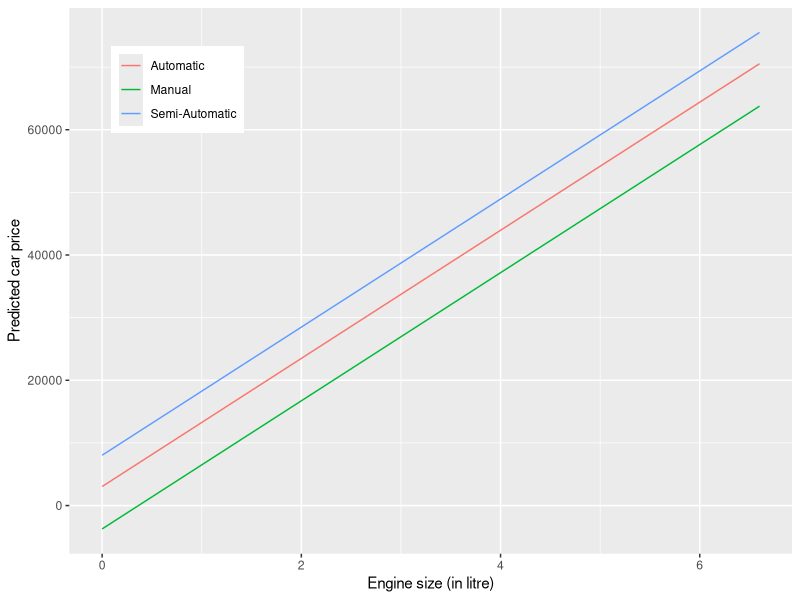
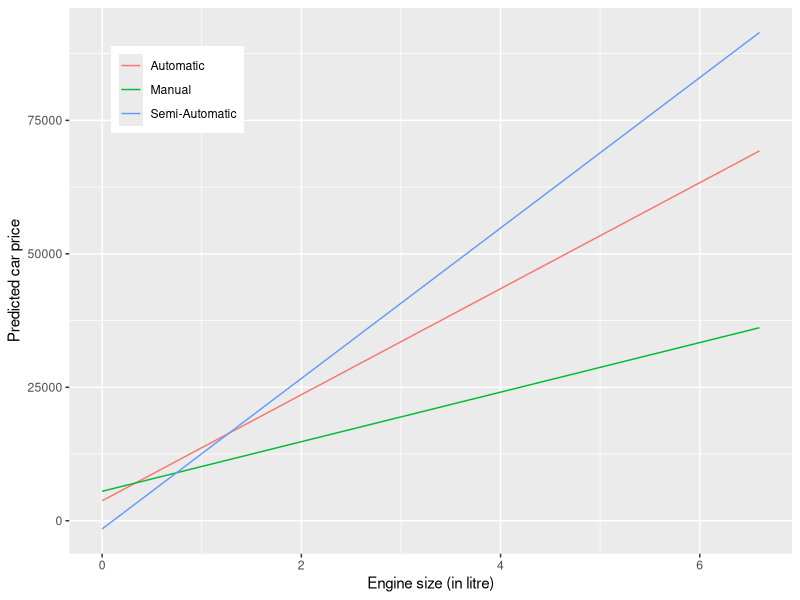

The R script that drew these images, in order:
## ---- chunk 1
#loading libraries
library(ggplot2)
## ---- chunk 2
# Reading data
car_data <- read.csv('./Datasets/car_data.csv')
head(car_data)
## ---- chunk 3
# Additive model
additive_model <- lm(price~year+engineSize+mileage+mpg, data = car_data)
summary(additive_model)
## ---- chunk 4
# Interaction model
interaction_model <- lm(price~year*engineSize+mileage+mpg, data = car_data)
summary(interaction_model)
## ---- chunk 5
#checking the distribution of values of transmission
table(car_data$transmission)
## ---- chunk 6
car_data = car_data[car_data$transmission!='Other',]
## ---- chunk 7
qual_pred_model <- lm(price~engineSize+transmission, data = car_data)
summary(qual_pred_model)
## ---- chunk 8
colors <- c("Automatic" = "red", "Manual" = "blue", "Semi-Automatic" = "green")

coefs <- qual_pred_model$coefficients
x <- car_data$engineSize
ggplot(data = car_data, aes(x = engineSize))+
  geom_line(aes(y = coefs['(Intercept)']+x*coefs['engineSize'], color = 'Automatic'))+
  geom_line(aes(y = coefs['(Intercept)']+x*coefs['engineSize']+coefs['transmissionManual'], color = 'Manual'))+
  geom_line(aes(y = coefs['(Intercept)']+x*coefs['engineSize']+coefs['transmissionSemi-Auto'], color = 'Semi-Automatic'))+
  theme(legend.title = element_blank(),
        legend.position = c(0.15,0.85))+
  labs(
    y = 'Predicted car price',
    x = 'Engine size (in litre)'
  )
## ---- chunk 9
qual_pred_int_model <- lm(price~engineSize*transmission, data = car_data)
summary(qual_pred_int_model)
## ---- chunk 10
colors <- c("Automatic" = "red", "Manual" = "blue", "Semi-Automatic" = "green")

coefs <- qual_pred_int_model$coefficients
x <- car_data$engineSize
ggplot(data = car_data, aes(x = engineSize))+
  geom_line(aes(y = coefs['(Intercept)']+x*coefs['engineSize'], color = 'Automatic'))+
  geom_line(aes(y = coefs['(Intercept)']+x*coefs['engineSize']+coefs['transmissionManual']+x*coefs['engineSize:transmissionManual'], color = 'Manual'))+
  geom_line(aes(y = coefs['(Intercept)']+x*coefs['engineSize']+coefs['transmissionSemi-Auto']+x*coefs['engineSize:transmissionSemi-Auto'], color = 'Semi-Automatic'))+
  theme(legend.title = element_blank(),
        legend.position = c(0.15,0.85))+
  labs(
    y = 'Predicted car price',
    x = 'Engine size (in litre)'
  )
